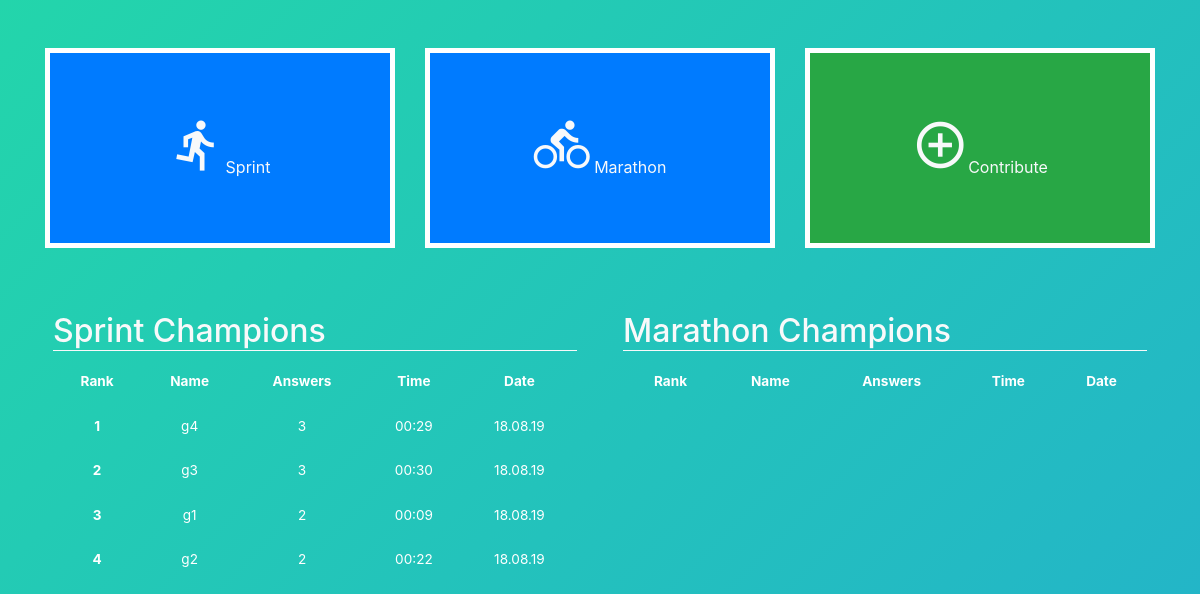
Page /home (signed in) on the earlier database version.
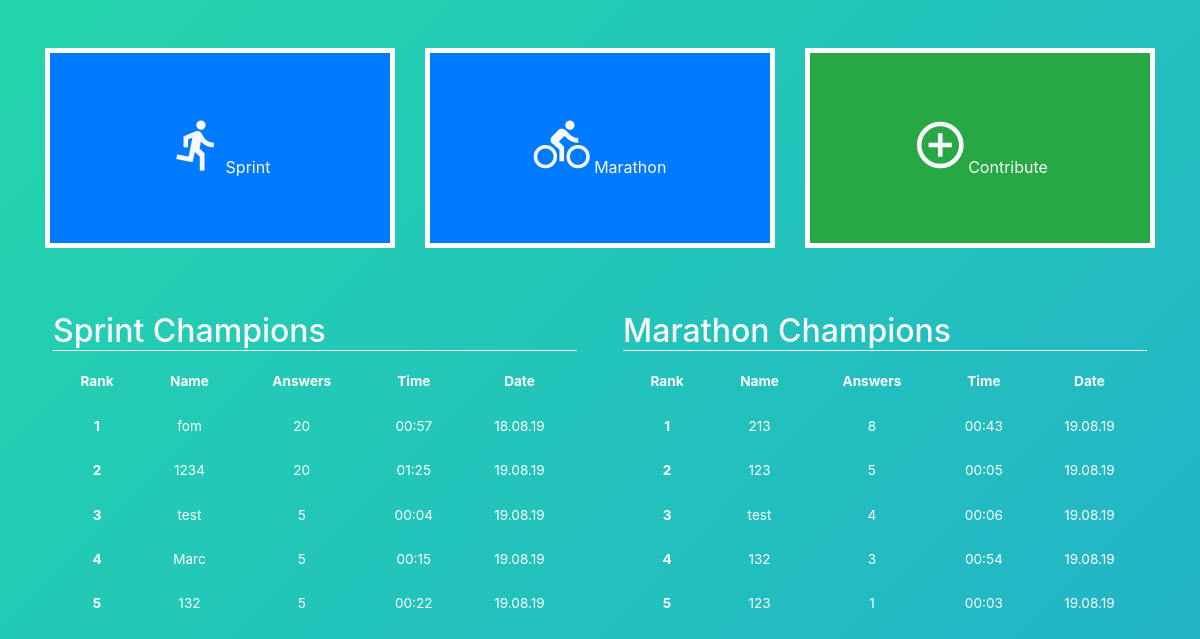
Same page on the later database version.
### quiz/models.py (models this page shows)
class Game(models.Model):
    SPRINT = 0
    MARATHON = 1
    GAMETYPE = (
        (SPRINT, 'Sprint'),
        (MARATHON, 'Marathon'),
    )
    uuid = models.UUIDField(default=uuid.uuid4)
    gametype = models.IntegerField(choices=GAMETYPE)
    active = models.BooleanField(default=True)
    player = models.CharField(max_length=10)
    questions_answered = models.IntegerField(default=0)
    questions_total = models.IntegerField(default=0)
    question_ids = models.TextField()
    startdatetime = models.DateTimeField(auto_now_add=True)
    enddatetime = models.DateTimeField(auto_now=True)
    helperdatetime = models.DateTimeField(null=True, blank=True)
    duration = models.IntegerField(default=0)
    intermezzo_state = models.BooleanField(default=True)

### quiz/views.py (the view, shortened to what this page needs)
# urls.py: 2. Add a URL to urlpatterns:  path('', Home.as_view(), name='home')
@method_decorator([session_authenticated], name='dispatch')
class Home(View):
    def get(self, request):
        ctx = {}
        ctx['nr_sprint_questions'] = settings.SPRINT_NR_QUESTIONS_PER_DIFFICULTY * len(Question.DIFFICULTIES)
        ctx['nr_marathon_questions'] = Question.objects.all().count()
        ctx['sprint_champions'] = Game.objects\
            .filter(active=False, gametype=Game.SPRINT)\
            .order_by('-questions_answered', 'duration')[:settings.NR_LEADERBOARD_ENTRIES_TO_SHOW]
        ctx['marathon_champions'] = Game.objects\
            .filter(active=False, gametype=Game.MARATHON)\
            .order_by('-questions_answered', 'duration')[:settings.NR_LEADERBOARD_ENTRIES_TO_SHOW]
        return render(request, 'quiz/home.html', ctx)

### quiz/templatetags/quiztags.py (called while the page is built)
@register.filter(name='humanize_timedelta')
def humanize_timedelta(seconds, fmt='{minutes:02d}:{seconds:02d}'):
    try:
        d = {}
        d['minutes'], d['seconds'] = divmod(seconds, 60)
        return fmt.format(**d)
    except (ValueError, TypeError):
        return '---'

### quiz/templates/quiz/home.html (shortened to what this page needs)
{% extends 'quiz/base.html' %}
{% load static %}
{% block css %}
<link rel="stylesheet" href="{% static 'quiz/css/flipcard.css' %}">
{% endblock %}
{% block content %}
<div class="row mt-5">
    <div class="col-md-4 mb-3">
        <div class="flip-card hoverable h-200px">
            <div class="content">
                <div class="front bordered cursor-pointer bg-primary text-light p-5 d-flex justify-content-center align-items-center">
                    <span><i class="material-icons">directions_run</i>Sprint</span>
                </div>
                <div class="back bordered cursor-pointer bg-primary text-light p-3 d-flex justify-content-center align-items-center">
                    <div>
                        <p class="text-light">{{nr_sprint_questions}} questions in ascending difficulty. Go for it!</p>
                        <div class="form-group">
                            <div class="input-group">
                                <div class="input-group-append">
                                    <button onclick="start_sprint();" class="btn btn-success btn-block">Go</button>
                                </div>
                            </div>
                        </div>
                    </div>
                </div>
            </div>
        </div>
    </div>
    <div class="col-md-4 mb-3">
        <div class="flip-card hoverable h-200px">
            <div class="content">
                <div class="front bordered cursor-pointer bg-primary text-light p-5 d-flex justify-content-center align-items-center">
                    <span><i class="material-icons">directions_bike</i> Marathon</span>
                </div>
                <div class="back bordered cursor-pointer bg-primary text-light p-3 d-flex justify-content-center align-items-center">
                    <div>
                        <p class="text-light">All questions ({{nr_marathon_questions}}) in random order. Good luck!</p>
                        <div class="form-group">
                            <div class="input-group">
                                <div class="input-group-append">
                                    <button onclick="start_marathon();" class="btn btn-success btn-block">Go</button>
                                </div>
                            </div>
                        </div>
                    </div>
                </div>
            </div>
        </div>
    </div>
    <div class="col-md-4 mb-3">
        <div class="flip-card hoverable h-200px">
            <div class="content">
                <div class="front bordered cursor-pointer bg-success text-light p-5 d-flex justify-content-center align-items-center">
                    <span><i class="material-icons">add_circle_outline</i>Contribute</span>
                </div>
                <div class="back bordered cursor-pointer bg-success text-light p-3 d-flex justify-content-center align-items-center">
                    <div>
                        <p class="text-light">Add a new question</p>
                        <a href="{% url 'new_question' %}" class="btn btn-primary btn-block">Contribute</a>
                    </div>
                </div>
            </div>
        </div>
    </div>
</div>
<div class="row my-5">
    <div class="col-md-6">
        <div class="px-2">
            <h2 class="border-bottom border-light text-light">Sprint Champions</h2>
            {% include 'quiz/includes/leaderboard.html' with leaders=sprint_champions %}
        </div>
    </div>
    <div class="col-md-6">
        <div class="px-2">
            <h2 class="border-bottom border-light text-light">Marathon Champions</h2>
            {% include 'quiz/includes/leaderboard.html' with leaders=marathon_champions %}
        </div>
    </div>
</div>
{% endblock %}

### quiz/templates/quiz/includes/leaderboard.html
    {% load quiztags %}
    <div class="table-responsive mb-3">
        <table class="table table-borderless text-center">
            <thead>
                <tr>
                    <th scope="col">Rank</th>
                    <th scope="col">Name</th>
                    <th scope="col">Answers</th>
                    <th scope="col">Time</th>
                    <th scope="col">Date</th>
                </tr>
            </thead>
            <tbody>
                {% for leader in leaders %}
                <tr>
                    <th scope="row">{{forloop.counter}}</th>
                    <td>{{leader.player}}</td>
                    <td>{{leader.questions_answered}}</td>
                    <td>{{leader.duration|humanize_timedelta}}</td>
                    <td>{{leader.enddatetime|date:"d.m.y"}}</td>
                </tr>
                {% endfor %}
            </tbody>
        </table>
    </div>

Differences in the rows shown:
no longer on this page (row unchanged): Game: player "g4", questions_answered "3", duration "00:29", enddatetime "18.08.19"
no longer on this page (row unchanged): Game: player "g3", questions_answered "3", duration "00:30", enddatetime "18.08.19"
no longer on this page (row unchanged): Game: player "g1", questions_answered "2", duration "00:09", enddatetime "18.08.19"
no longer on this page (row unchanged): Game: player "g2", questions_answered "2", duration "00:22", enddatetime "18.08.19"
added Game: player "fom", questions_answered "20", duration "00:57", enddatetime "18.08.19"
added Game: player "1234", questions_answered "20", duration "01:25", enddatetime "19.08.19"
added Game: player "test", questions_answered "5", duration "00:04", enddatetime "19.08.19"
added Game: player "Marc", questions_answered "5", duration "00:15", enddatetime "19.08.19"
added Game: player "132", questions_answered "5", duration "00:22", enddatetime "19.08.19"
added Game: player "213", questions_answered "8", duration "00:43", enddatetime "19.08.19"
added Game: player "123", questions_answered "5", duration "00:05", enddatetime "19.08.19"
added Game: player "test", questions_answered "4", duration "00:06", enddatetime "19.08.19"
added Game: player "132", questions_answered "3", duration "00:54", enddatetime "19.08.19"
added Game: player "123", questions_answered "1", duration "00:03", enddatetime "19.08.19"
